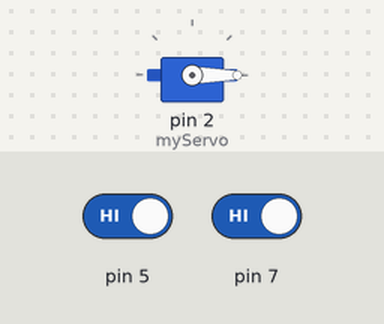
Bench run of a sketch on a simulated Arduino Uno, built with avr-gcc and run on an emulated ATmega328P. Shown: servo. The inputs (shaded band) are chosen by the test bench; at power-on: pin 5 HIGH, pin 7 HIGH.

Above: at 1.2 s.
1.3 s: pin 5 driven LOW
At 1.76 s:
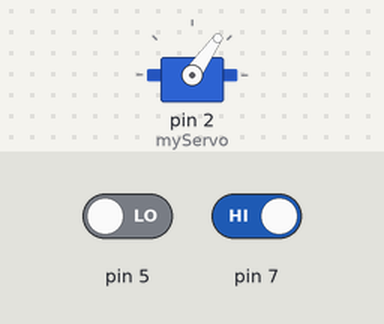
At 2.38 s:
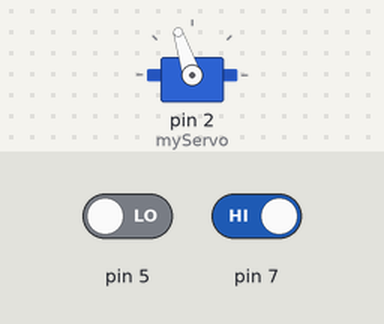
4.3 s: pin 7 driven LOW
At 7.3 s:
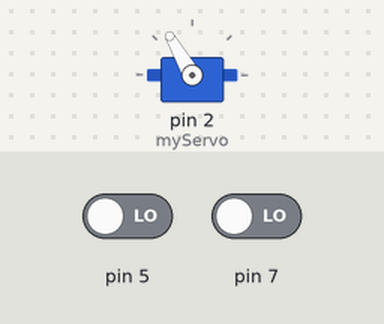
Timing chart, 0 to 13.3 s (numbered marks = the images above; inputs shaded):
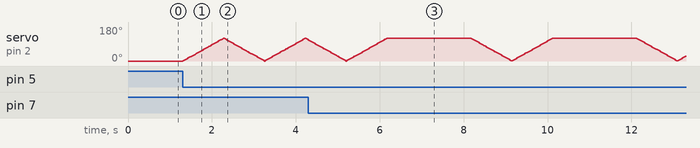

The sketch:

Opdracht_6.ino
```cpp
#include<Servo.h>
Servo myServo;

void setup()
{
  Serial.begin(9600);
  myServo.attach(2);
  myServo.write(0);
}

void loop()
{
  turnServo();
}

void turnServo()
{

  // Het moment waarop beide knoppen worden ingedrukt
  if (digitalRead(5) == LOW && digitalRead(7) == LOW) {

    // Draai naar 120 graden binnen 1 seconde
    for (int position = 1; position <= 120; position++) {
      delay(1000/120);
      myServo.write(position);
    }

    // Een vertraging van 2 seconden
    delay(2000);

    // Draai terug naar 0 graden binnen 1 seconde
    for (int position = 120; position >= 0; position--) {
      delay(1000/120);
      myServo.write(position);
    }

  // Het moment waarop de knop op pin 7 wordt ingedrukt
  } else if (digitalRead(7) == LOW) {

    // Draai naar 120 graden binnen 0,5 seconde
    for (int position = 1; position <= 120; position++) {
      delay(500/120);
      myServo.write(position);
    }

    // Draai terug naar 0 graden binnen 0,5 seconde
    for (int position = 120; position >= 0; position--) {
      delay(500/120);
      myServo.write(position);
    }

  // Het moment waarop de knop op pin 5 wordt ingedrukt
  } else if (digitalRead(5) == LOW) {

    // Draai naar 120 graden binnen 1 seconde
    for (int position = 1; position <= 120; position++) {
      delay(1000/120);
      myServo.write(position);
    }

    // Draai terug naar 0 graden binnen 1 seconde
    for (int position = 120; position >= 0; position--) {
      delay(1000/120);
      myServo.write(position);
    }

  // Stop de servo op het moment dat er geen knop wordt ingedrukt
  } else {
    myServo.write(0);
  }
}
```
